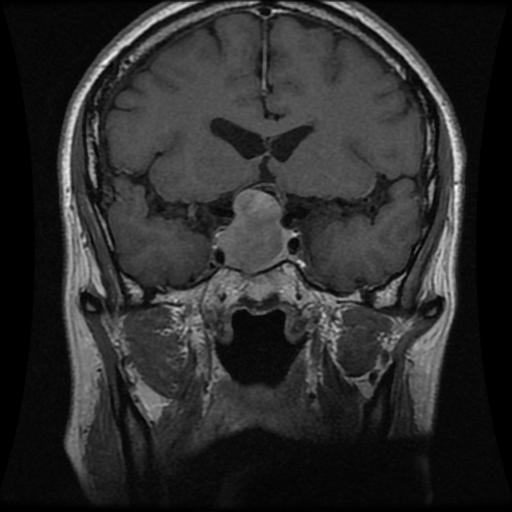
#> input picture test.jpg, 512 x 512 px
$ python -i transforms.py   (imports and definitions only)
#> lines starting #> are read from the running program, lines starting #| are printed output that depends on the picture; after the words box and inside, x2 and y2 are one past the last pixel; in counts of white or black regions, pixels touching at a corner belong together
#> further down, picture is the input picture: shape (512, 512, 3); min 0, max 255, mean 43.6
import cv2
import numpy as np
from PIL import Image
from torchvision import transforms

MEAN = [0.485, 0.456, 0.406]
STD  = [0.229, 0.224, 0.225]

class RemoveSkullAndFace(object):

    def __call__(self, img):
        img_np = np.array(img)
        gray = cv2.cvtColor(img_np, cv2.COLOR_RGB2GRAY)

        _, thresh = cv2.threshold(gray, 15, 255, cv2.THRESH_BINARY)
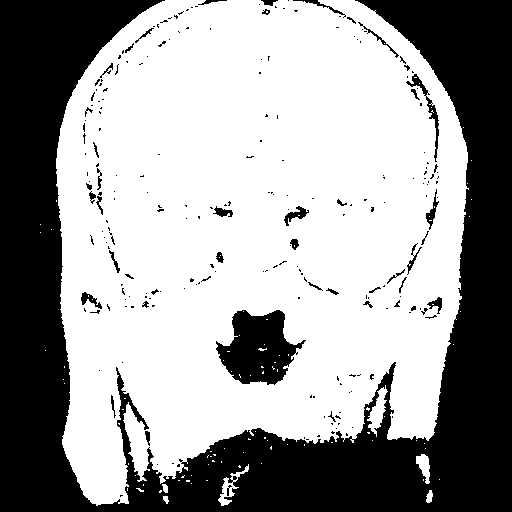
#> thresh: shape (512, 512); 61.3% white; 231 black regions (188 under 20 px)

        contours, _ = cv2.findContours(thresh, cv2.RETR_EXTERNAL, cv2.CHAIN_APPROX_SIMPLE)
#> contours = 65 contours, 58 with area under 20; largest, box (x1, y1, x2, y2) and area: (56, 0, 469, 506) 165713, (367, 385, 388, 437) 388, (218, 464, 249, 506) 285, (416, 454, 430, 484) 210, (426, 490, 433, 503) 48, (162, 484, 168, 493) 30, (163, 496, 169, 504) 22

        if not contours:
            return img

        largest_contour = max(contours, key=cv2.contourArea)
#> largest_contour = contour of 1254 points, box (x1, y1, x2, y2) (56, 0, 469, 506), area 165713

        mask = np.zeros_like(gray)
        cv2.drawContours(mask, [largest_contour], -1, 255, thickness=cv2.FILLED)
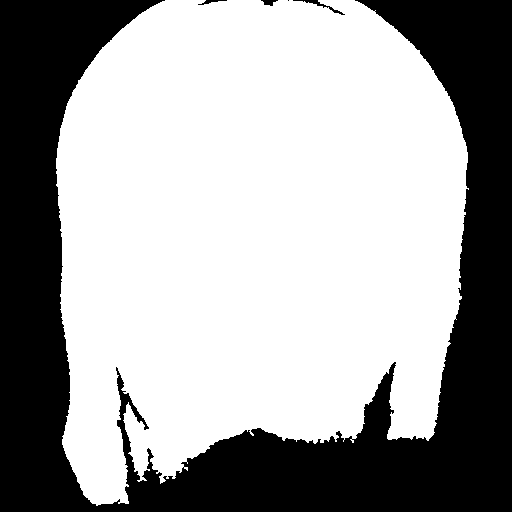
#> mask: shape (512, 512); 63.7% white; 5 black regions (1 under 20 px), largest, box (x1, y1, x2, y2) and area: (0, 0, 512, 512) 95032, (293, 0, 345, 15) 124, (261, 0, 278, 6) 60, (198, 0, 227, 5) 54

        img_cleaned = cv2.bitwise_and(img_np, img_np, mask=mask)

        return Image.fromarray(img_cleaned)

def get_transforms(mode: str, image_size: int = 224):

    if mode == "train":
        return transforms.Compose([
            RemoveSkullAndFace(),
            transforms.Resize((image_size, image_size)),
            transforms.RandomHorizontalFlip(),
            transforms.RandomRotation(15),
            transforms.ColorJitter(brightness=0.2, contrast=0.2),
            transforms.ToTensor(),
            transforms.Normalize(MEAN, STD),
        ])

    return transforms.Compose([
        RemoveSkullAndFace(),
        transforms.Resize((image_size, image_size)),
        transforms.ToTensor(),
        transforms.Normalize(MEAN, STD),
    ])

>>> import cv2
>>> picture = cv2.cvtColor(cv2.imread('../../test.jpg'), cv2.COLOR_BGR2RGB)
>>> result = RemoveSkullAndFace()(picture)

$ run again, on G.jpg
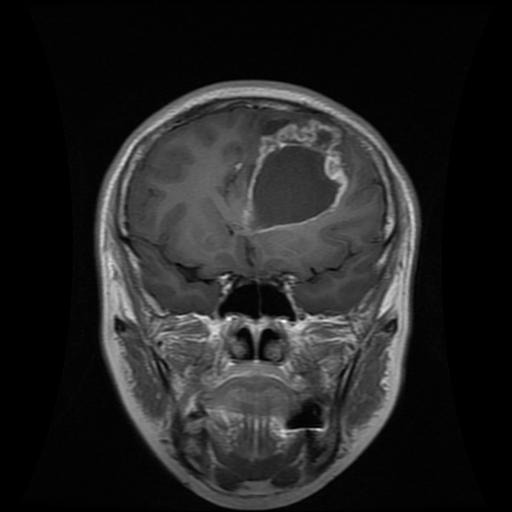
#> input picture G.jpg, 512 x 512 px
#> picture is the input picture: shape (512, 512, 3); min 0, max 253, mean 35.5
#> in __call__, `_, thresh = cv2.threshold(gray, 15, 255, cv2.THRESH_BINARY)`:
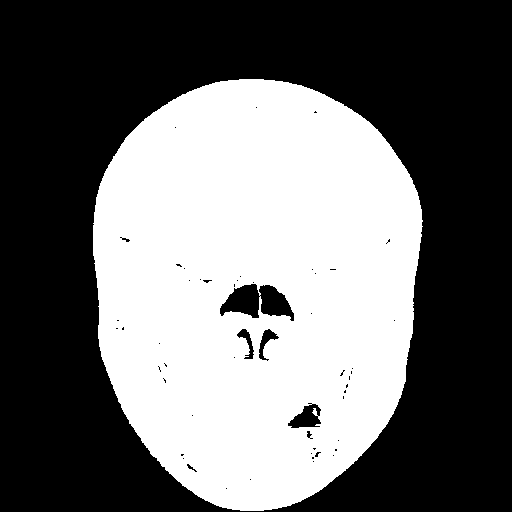
#> thresh: shape (512, 512); 42.3% white; 1 white region
#> contours = 1 contour; box (x1, y1, x2, y2) and area: (93, 79, 423, 511) 113034
#> largest_contour = contour of 538 points, box (x1, y1, x2, y2) (93, 79, 423, 511), area 113034
#> in __call__, `cv2.drawContours(mask, [largest_contour], -1, 255, thickness=cv2.FILLED)`:
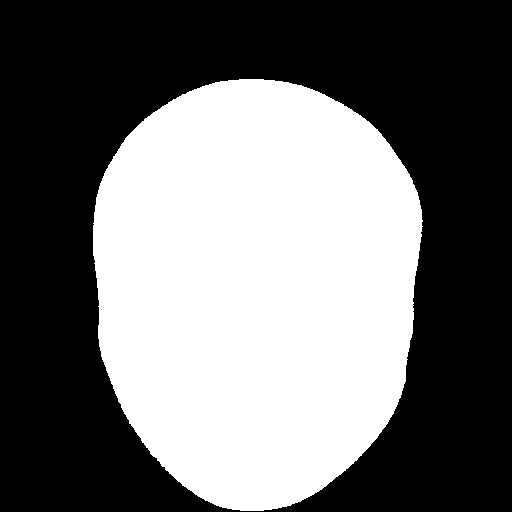
#> mask: shape (512, 512); 43.3% white; 1 white region, box (x1, y1, x2, y2) and area: (93, 79, 423, 511) 113596

$ run again, on M.jpg
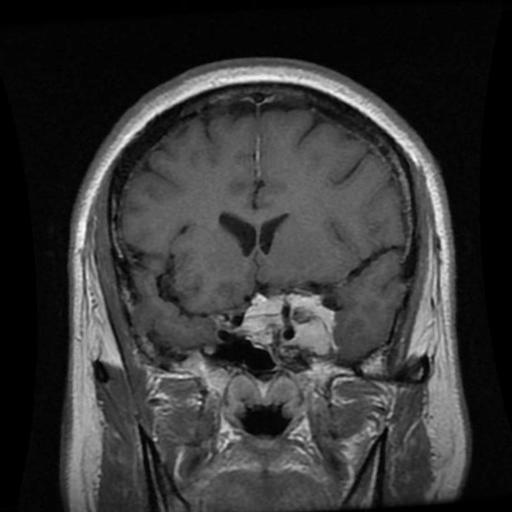
#> input picture M.jpg, 512 x 512 px
#> picture is the input picture: shape (512, 512, 3); min 0, max 254, mean 53.4
#> in __call__, `_, thresh = cv2.threshold(gray, 15, 255, cv2.THRESH_BINARY)`:
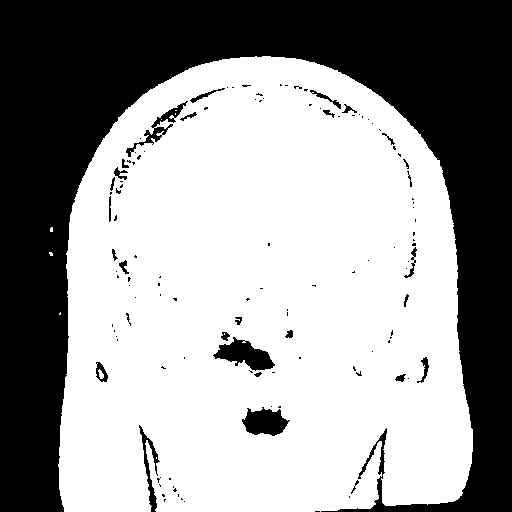
#> thresh: shape (512, 512); 60.2% white; 123 black regions (93 under 20 px)
#> contours = 5 contours, 4 with area under 20; largest, box (x1, y1, x2, y2) and area: (58, 56, 473, 512) 161161
#> largest_contour = contour of 712 points, box (x1, y1, x2, y2) (58, 56, 473, 512), area 161161
#> in __call__, `cv2.drawContours(mask, [largest_contour], -1, 255, thickness=cv2.FILLED)`:
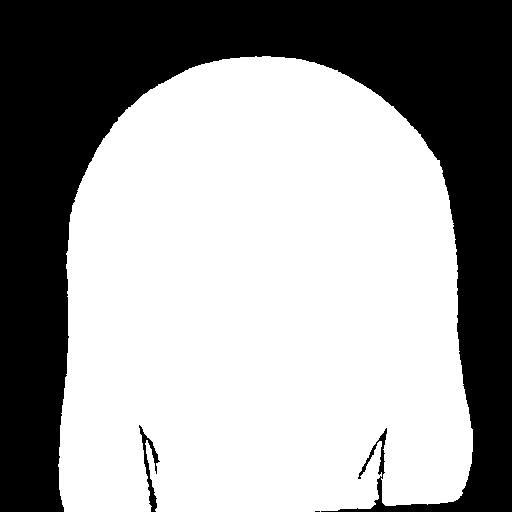
#> mask: shape (512, 512); 61.9% white; 3 black regions (1 under 20 px), largest, box (x1, y1, x2, y2) and area: (0, 0, 512, 512) 99534, (139, 425, 160, 512) 468

$ run again, on N.jpg
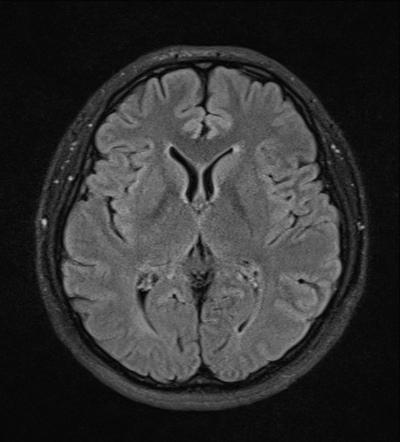
#> input picture N.jpg, 400 x 442 px
#> picture is the input picture: shape (442, 400, 3); min 0, max 186, mean 49.2
#> in __call__, `_, thresh = cv2.threshold(gray, 15, 255, cv2.THRESH_BINARY)`:
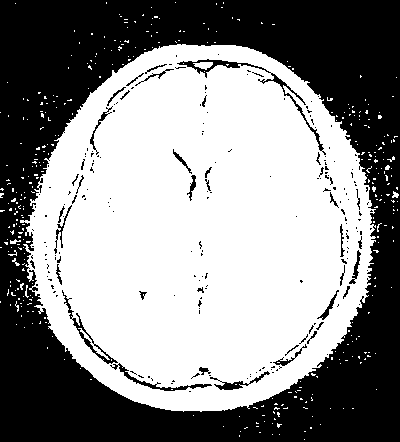
#> thresh: shape (442, 400); 54.7% white; 207 black regions (168 under 20 px)
#> contours = 364 contours, 363 with area under 20; largest, box (x1, y1, x2, y2) and area: (20, 44, 376, 412) 98826
#> largest_contour = contour of 973 points, box (x1, y1, x2, y2) (20, 44, 376, 412), area 98826
#> in __call__, `cv2.drawContours(mask, [largest_contour], -1, 255, thickness=cv2.FILLED)`:
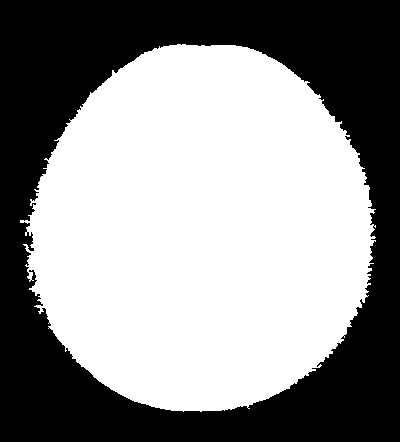
#> mask: shape (442, 400); 56.3% white; 1 black region, box (x1, y1, x2, y2) and area: (0, 0, 400, 442) 77217
